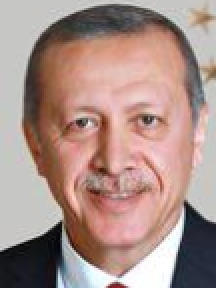
#> input picture assignmentsMeiramgul/assignment 3/erdogan_bas.jpg, 108 x 144 px (shown 2 times larger)
$ python FeatureMatching.py
#> lines starting #> are read from the running program, lines starting #| are printed output that depends on the picture
import numpy as np
import cv2
from matplotlib import pyplot as plt

img1 = cv2.imread('erdogan_bas.jpg', 0)  # queryImage
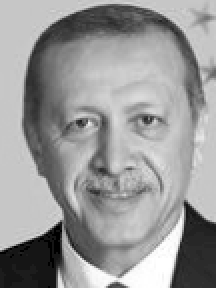
#> img1: shape (144, 108) (shown 2 times larger); min 0, max 255, mean 151.9
img2 = cv2.imread('erdogan.jpg', 0)  # trainImage
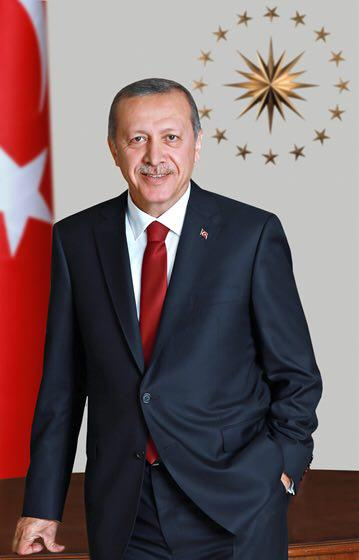
#> input picture assignmentsMeiramgul/assignment 3/erdogan.jpg, 359 x 560 px
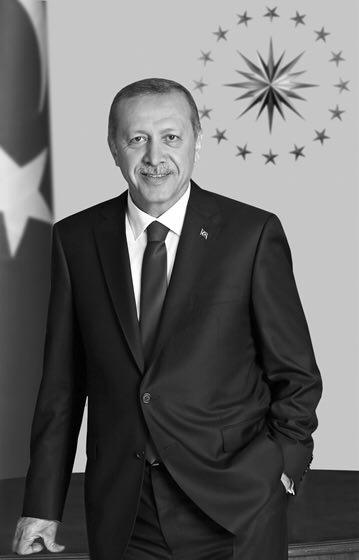
#> img2: shape (560, 359); min 0, max 255, mean 104

# Initiate SIFT detector
sift = cv2.xfeatures2d.SIFT_create()

# find the keypoints and descriptors with SIFT
kp1, des1 = sift.detectAndCompute(img1, None)
#> kp1 = 97 keypoints; strongest (x, y, size): (95, 107, 4.9), (93, 103, 2.3), (94, 103, 2.7), (40, 61, 2.9)
kp2, des2 = sift.detectAndCompute(img2, None)
#> kp2 = 468 keypoints; strongest (x, y, size): (80, 464, 10.5), (135, 245, 14.4), (171, 243, 10), (291, 491, 3.4)

# BFMatcher with default params
bf = cv2.BFMatcher()
matches = bf.knnMatch(des1, des2, k=2)
#> matches = 97 matches

# Apply ratio test
good = []
for m, n in matches:
    if m.distance < 0.75 * n.distance:
        good.append([m])
#> this loop made 97 passes
#> after the loop, good = 67 matches

# cv2.drawMatchesKnn expects list of lists as matches.
img3 = cv2.drawMatchesKnn(img1, kp1, img2, kp2, good, None, flags=2)
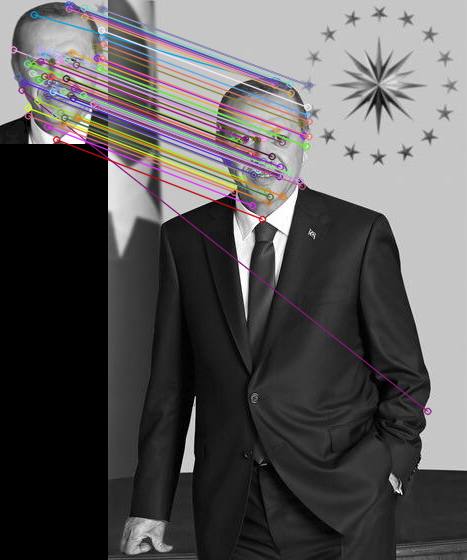
#> img3: shape (560, 467, 3); mean of channels 0, 1, 2 88.3, 87.7, 89.7; drawn as B, G, R

plt.imshow(img3), plt.show()
